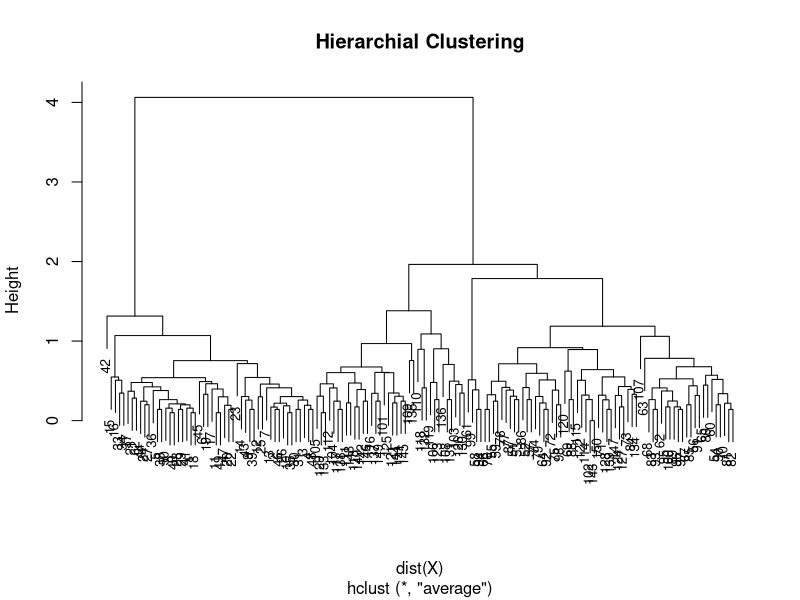

This figure's R source:
data("iris")
set.seed(123)
X <- iris[,1:4]
library(cluster)
library(e1071)
model <- hclust(dist(X),method="average")
plot(model,main="Hierarchial Clustering",cex=0.8)
